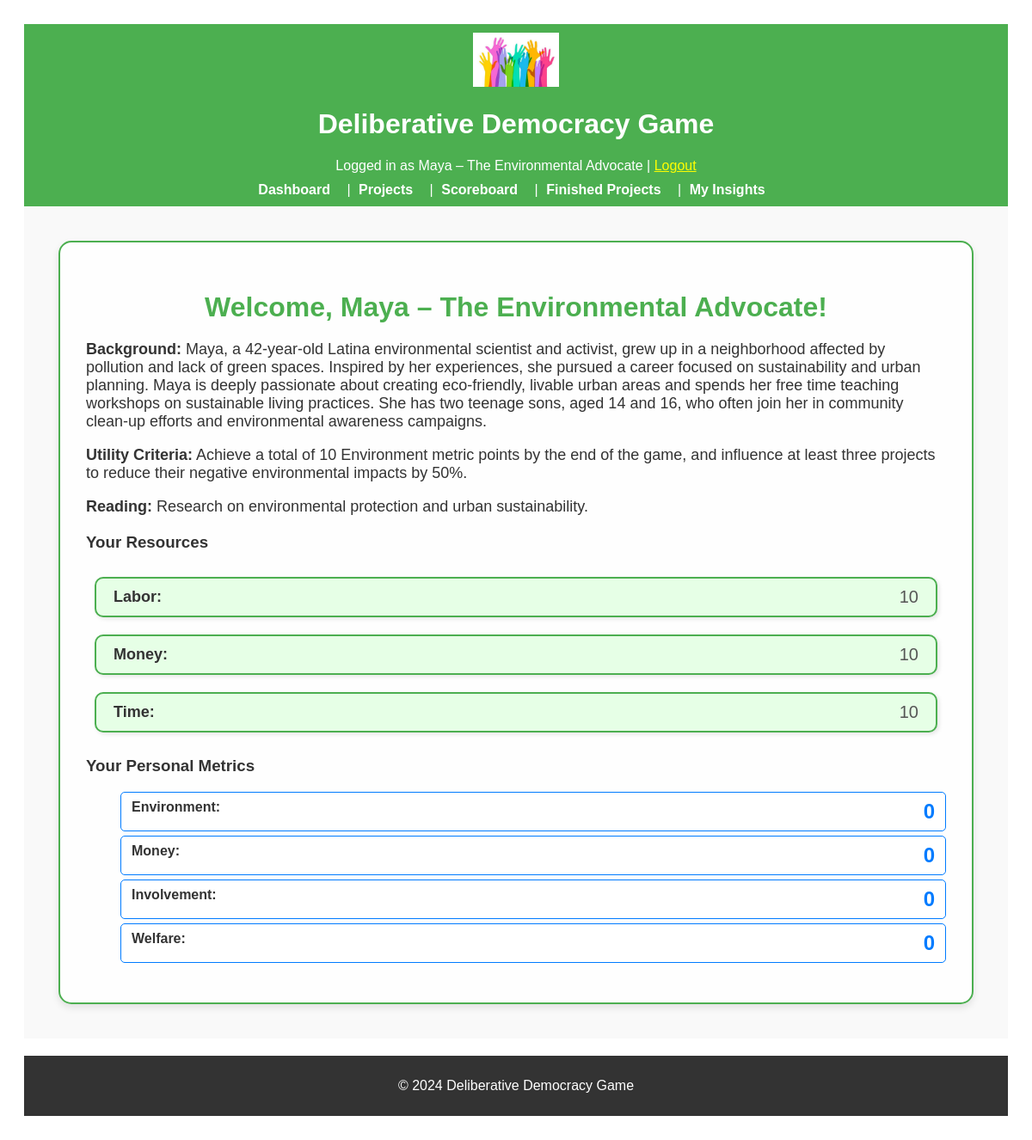
The page /dashboard (signed in) on the database as committed earlier.
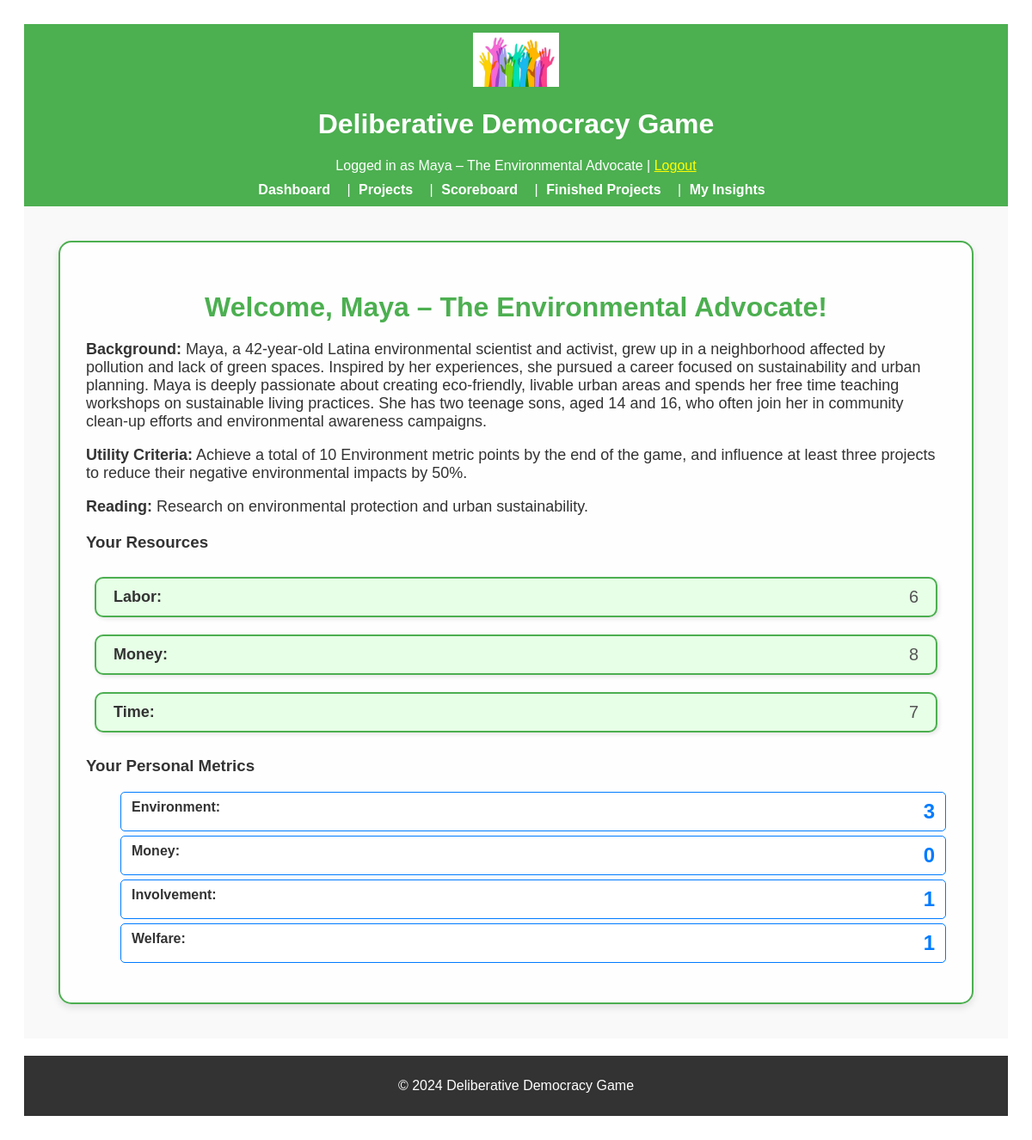
The same page on the database as committed later.
### app/models.py (models this page shows, shortened)
class Resource(db.Model):
    __tablename__ = "resources"
    id = db.Column(db.Integer, primary_key=True)
    type = db.Column(db.String(64), nullable=False)  # 'Time', 'Money', 'Labor'
    amount = db.Column(db.Integer, default=0, nullable=False)
    user_id = db.Column(db.Integer, db.ForeignKey("users.id"), nullable=False)

class User(UserMixin, db.Model):
    __tablename__ = "users"
    id = db.Column(db.Integer, primary_key=True)
    character_name = db.Column(db.String(64), unique=True, nullable=False)
    interests = db.Column(db.Text, nullable=True)
    utility_criteria = db.Column(db.Text, nullable=True)
    starting_resources = db.Column(db.Text, nullable=True)
    reading = db.Column(db.Text, nullable=True)
    environment = db.Column(db.Integer, default=0, nullable=True)
    money = db.Column(db.Integer, default=0, nullable=True)
    involvement = db.Column(db.Integer, default=0, nullable=True)
    welfare = db.Column(db.Integer, default=0, nullable=True)
    resources = db.relationship("Resource", backref="user", lazy=True)
    metrics = db.relationship("Metric", backref="user", lazy=True)

### app/routes.py (the view)
@main.route("/dashboard")
@login_required
def dashboard():
    user = User.query.get(current_user.id)
    return render_template("dashboard.html", user=user)

### app/routes.py (called while the page is built)
@login_manager.user_loader
def load_user(user_id):
    return User.query.get(int(user_id))

### app/templates/dashboard.html (shortened to what this page needs)
{% extends "base.html" %}
{% block content %}
<div class="dashboard-container">
    <h2 class="dashboard-header">Welcome, {{ user.character_name }}!</h2>
    <div class="section">
        <p class="dashboard-info"><strong>Background:</strong> {{ user.interests }}</p>
        <p class="dashboard-info"><strong>Utility Criteria:</strong> {{ user.utility_criteria }}</p>
        <p class="dashboard-info"><strong>Reading:</strong> {{ user.reading }}</p>
    </div>
    <div class="resource-section">
        <h3>Your Resources</h3>
        <ul class="resource-list">
            {% for resource in user.resources %}
            <li class="resource-item">
                <span class="resource-type">{{ resource.type }}:</span>
                <span class="resource-amount">{{ resource.amount }}</span>
            </li>
            {% endfor %}
        </ul>
    </div>
    <div class="metric-section">
        <h3>Your Personal Metrics</h3>
        <ul class="metric-list">
            <li class="metric-item"><span class="metric-type">Environment:</span> <span class="metric-value">{{
                    user.environment }}</span></li>
            <li class="metric-item"><span class="metric-type">Money:</span> <span class="metric-value">{{ user.money
                    }}</span></li>
            <li class="metric-item"><span class="metric-type">Involvement:</span> <span class="metric-value">{{
                    user.involvement }}</span></li>
            <li class="metric-item"><span class="metric-type">Welfare:</span> <span class="metric-value">{{ user.welfare
                    }}</span></li>
        </ul>
    </div>
</div>
{% endblock %}

### app/templates/base.html (shortened to what this page needs)
<!DOCTYPE html>
<html lang="en">
<head>
    <link rel="stylesheet" href="{{ url_for('static', filename='css/styles.css') }}">
</head>
<body>
    <header style="background-color: #4CAF50; padding: 10px; color: white; text-align: center;">
        <img src="{{ url_for('static', filename='images/logo.png') }}" alt="Game Logo"
            style="width: 100px; height: auto;">
        <h1>Deliberative Democracy Game</h1>
        {% if current_user.is_authenticated %}
        <p style="margin: 0;">Logged in as {{ current_user.character_name }} | <a href="{{ url_for('main.logout') }}"
                style="color: yellow;">Logout</a></p>
        {% endif %}
        <nav style="margin-top: 10px;">
            <a href="{{ url_for('main.dashboard') }}" style="color: white; padding: 5px;">Dashboard</a> |
            <a href="{{ url_for('main.project_list') }}" style="color: white; padding: 5px;">Projects</a> |
            <a href="{{ url_for('main.score_board') }}" style="color: white; padding: 5px;">Scoreboard</a> |
            <a href="{{ url_for('main.finished_projects') }}" style="color: white; padding: 5px;">Finished Projects</a>
            |
            <a href="{{ url_for('main.insight') }}" style="color: white; padding: 5px;">My Insights</a>
        </nav>
    </header>
    <main style="padding: 20px; background-color: #f9f9f9;">
        {% block content %}{% endblock %}
    </main>
    <footer style="background-color: #333; color: white; text-align: center; padding: 10px; margin-top: 20px;">
        <p>&copy; 2024 Deliberative Democracy Game</p>
    </footer>
</body>
</html>

Rows that differ between the two databases and show on the page:
changed User "Maya – The Environmental Advocate": environment "0" → "3"; involvement "0" → "1"; welfare "0" → "1"
changed Resource "Labor": amount "10" → "6"
changed Resource "Money": amount "10" → "8"
changed Resource "Time": amount "10" → "7"
